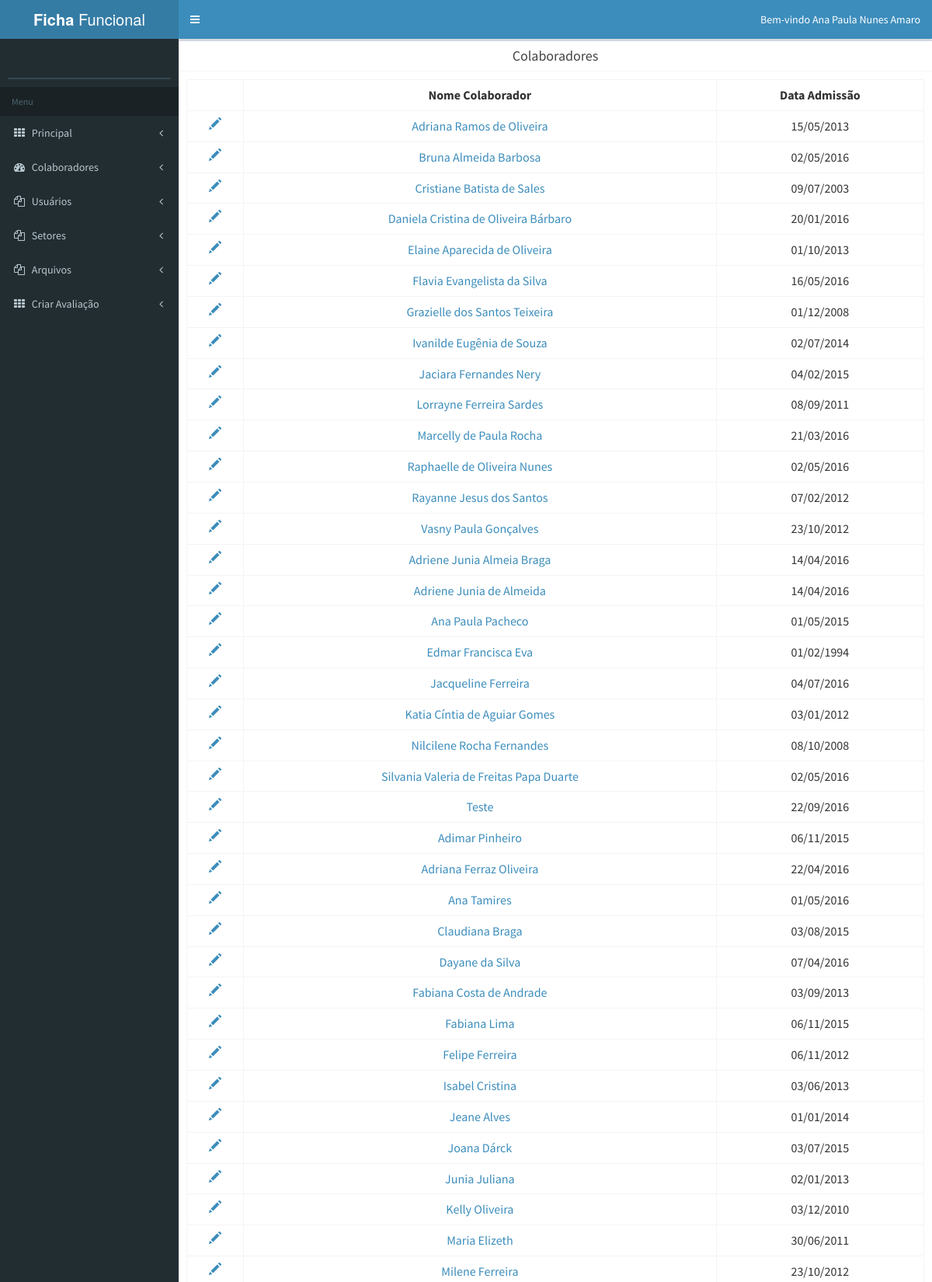
Page /ficha/visualiza_colaborador.php (signed in, upper part) on the committed database.
### tables this page shows
CREATE TABLE IF NOT EXISTS `tbl_colaborador` (
  `idColaborador` int(11) NOT NULL AUTO_INCREMENT,
  `Nome` varchar(140) NOT NULL,
  `Data_Admissao` date NOT NULL,
  `Data_Demissao` date DEFAULT NULL,
  `tbl_Usuario_id_Usuario` int(11) NOT NULL,
  `tbl_setor_idSetor` int(11) DEFAULT NULL,
  PRIMARY KEY (`idColaborador`)
);

### ficha/visualiza_colaborador.php (the view, shortened to what this page needs)
<?php session_start();
require_once("menu.php");
include("connect.php");
?>
<!DOCTYPE html>
<html>
  <head>
    <link rel="stylesheet" href="bootstrap/css/bootstrap.min.css">
    <link rel="stylesheet" href="https://maxcdn.bootstrapcdn.com/font-awesome/4.4.0/css/font-awesome.min.css">
    <link rel="stylesheet" href="https://code.ionicframework.com/ionicons/2.0.1/css/ionicons.min.css">
    <link rel="stylesheet" href="dist/css/AdminLTE.min.css">
    <link rel="stylesheet" href="dist/css/skins/_all-skins.min.css">
    <link rel="stylesheet" href="plugins/iCheck/flat/blue.css">
    <link rel="stylesheet" href="plugins/morris/morris.css">
    <link rel="stylesheet" href="plugins/jvectormap/jquery-jvectormap-1.2.2.css">
    <link rel="stylesheet" href="plugins/datepicker/datepicker3.css">
    <link rel="stylesheet" href="plugins/daterangepicker/daterangepicker-bs3.css">
    <link rel="stylesheet" href="plugins/bootstrap-wysihtml5/bootstrap3-wysihtml5.min.css">
  </head>
  <body class="hold-transition skin-blue sidebar-mini">
    <div class="wrapper">
      <div class="content-wrapper">
                     <div class="box">
                <div class="box-header with-border">
                    <center><h3 class="box-title">Colaboradores</h3></center>
                </div>
                <div class="box-body">
                  <table class="table table-bordered">
                      <th></th>
                      <th><center>Nome Colaborador</center></th>
                      <th><center>Data Admiss&atilde;o</center></th>
                      <?php
                      $setor = "SELECT * FROM tbl_libera WHERE tbl_Usuario_id_Usuario = ".$_SESSION['ID'];
                       $id = mysqli_query($conn,$setor);
                      while($lib = mysqli_fetch_assoc($id))
                      {
                      $sql = "SELECT * FROM tbl_colaborador WHERE tbl_setor_idSetor= ".$lib['Setor_idSetor']. " AND Data_Demissao is NULL order by Nome";
                      $result = mysqli_query($conn, $sql);
                         echo "<tr>";
                      while($row = mysqli_fetch_assoc($result)) {
                          $data = explode("-",$row['Data_Admissao']);
                          $data = $data[2]."/".$data[1]."/".$data[0];
                           echo "<td><center><a href='edit_colaborador.php?id=".$row['idColaborador']."' class='glyphicon glyphicon-pencil'></a></center></td><td><center><a href='hist_colaborador.php?id=".$row['idColaborador']."'>".$row['Nome']."</a></center></td><td><center>".$data."</center></td>";
                          echo "</tr>";
                          }
                      }
                      ?>
                  </table>
                </div>
              </div>
      </div>
    </div>
  </body>
</html>

### rows in the picture
tbl_colaborador: Nome "Adriana Ramos de Oliveira", Data_Admissao "15/05/2013"
tbl_colaborador: Nome "Bruna Almeida Barbosa", Data_Admissao "02/05/2016"
tbl_colaborador: Nome "Cristiane Batista de Sales", Data_Admissao "09/07/2003"
tbl_colaborador: Nome "Daniela Cristina de Oliveira Bárbaro", Data_Admissao "20/01/2016"
tbl_colaborador: Nome "Elaine Aparecida de Oliveira", Data_Admissao "01/10/2013"
tbl_colaborador: Nome "Flavia Evangelista da Silva", Data_Admissao "16/05/2016"
tbl_colaborador: Nome "Grazielle dos Santos Teixeira", Data_Admissao "01/12/2008"
tbl_colaborador: Nome "Ivanilde Eugênia de Souza", Data_Admissao "02/07/2014"
tbl_colaborador: Nome "Jaciara Fernandes Nery", Data_Admissao "04/02/2015"
tbl_colaborador: Nome "Lorrayne Ferreira Sardes", Data_Admissao "08/09/2011"
tbl_colaborador: Nome "Marcelly de Paula Rocha", Data_Admissao "21/03/2016"
tbl_colaborador: Nome "Raphaelle de Oliveira Nunes", Data_Admissao "02/05/2016"
tbl_colaborador: Nome "Rayanne Jesus dos Santos", Data_Admissao "07/02/2012"
tbl_colaborador: Nome "Vasny Paula Gonçalves", Data_Admissao "23/10/2012"
tbl_colaborador: Nome "Adriene Junia Almeia Braga", Data_Admissao "14/04/2016"
tbl_colaborador: Nome "Adriene Junia de Almeida", Data_Admissao "14/04/2016"
tbl_colaborador: Nome "Ana Paula Pacheco", Data_Admissao "01/05/2015"
tbl_colaborador: Nome "Edmar Francisca Eva", Data_Admissao "01/02/1994"
tbl_colaborador: Nome "Jacqueline Ferreira", Data_Admissao "04/07/2016"
tbl_colaborador: Nome "Katia Cíntia de Aguiar Gomes", Data_Admissao "03/01/2012"
tbl_colaborador: Nome "Nilcilene Rocha Fernandes", Data_Admissao "08/10/2008"
tbl_colaborador: Nome "Silvania Valeria de Freitas Papa Duarte", Data_Admissao "02/05/2016"
tbl_colaborador: Nome "Teste", Data_Admissao "22/09/2016"
tbl_colaborador: Nome "Adimar Pinheiro", Data_Admissao "06/11/2015"
tbl_colaborador: Nome "Adriana Ferraz Oliveira", Data_Admissao "22/04/2016"
tbl_colaborador: Nome "Ana Tamires", Data_Admissao "01/05/2016"
tbl_colaborador: Nome "Claudiana Braga", Data_Admissao "03/08/2015"
tbl_colaborador: Nome "Dayane da Silva", Data_Admissao "07/04/2016"
tbl_colaborador: Nome "Fabiana Costa de Andrade", Data_Admissao "03/09/2013"
tbl_colaborador: Nome "Fabiana Lima", Data_Admissao "06/11/2015"
tbl_colaborador: Nome "Felipe Ferreira", Data_Admissao "06/11/2012"
tbl_colaborador: Nome "Isabel Cristina", Data_Admissao "03/06/2013"
tbl_colaborador: Nome "Jeane Alves", Data_Admissao "01/01/2014"
tbl_colaborador: Nome "Joana Dárck", Data_Admissao "03/07/2015"
tbl_colaborador: Nome "Junia Juliana", Data_Admissao "02/01/2013"
tbl_colaborador: Nome "Kelly Oliveira", Data_Admissao "03/12/2010"
tbl_colaborador: Nome "Maria Elizeth", Data_Admissao "30/06/2011"
tbl_colaborador: Nome "Milene Ferreira", Data_Admissao "23/10/2012"

### other values in the picture
$_SESSION['Nome'] "Ana Paula Nunes Amaro"
